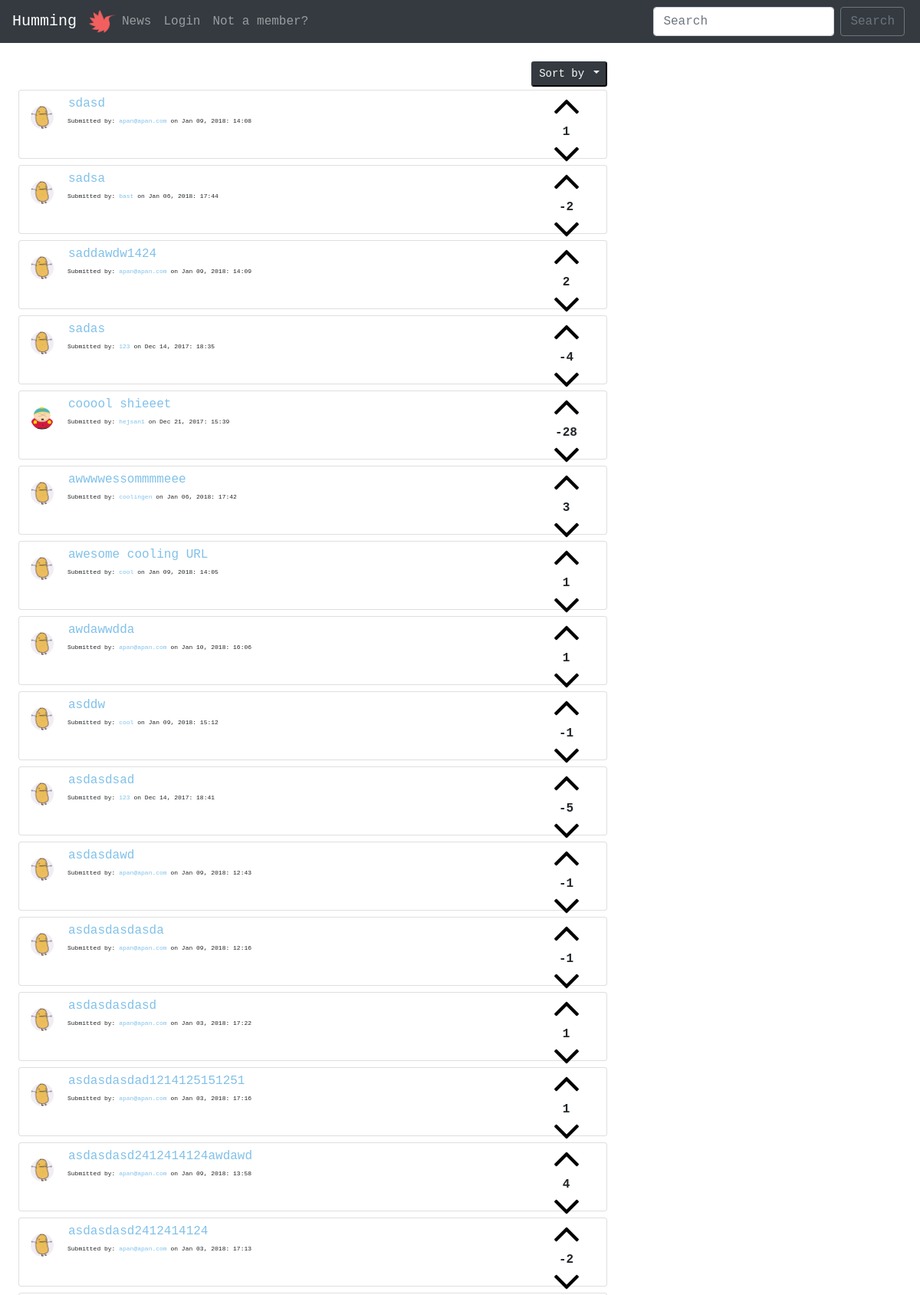
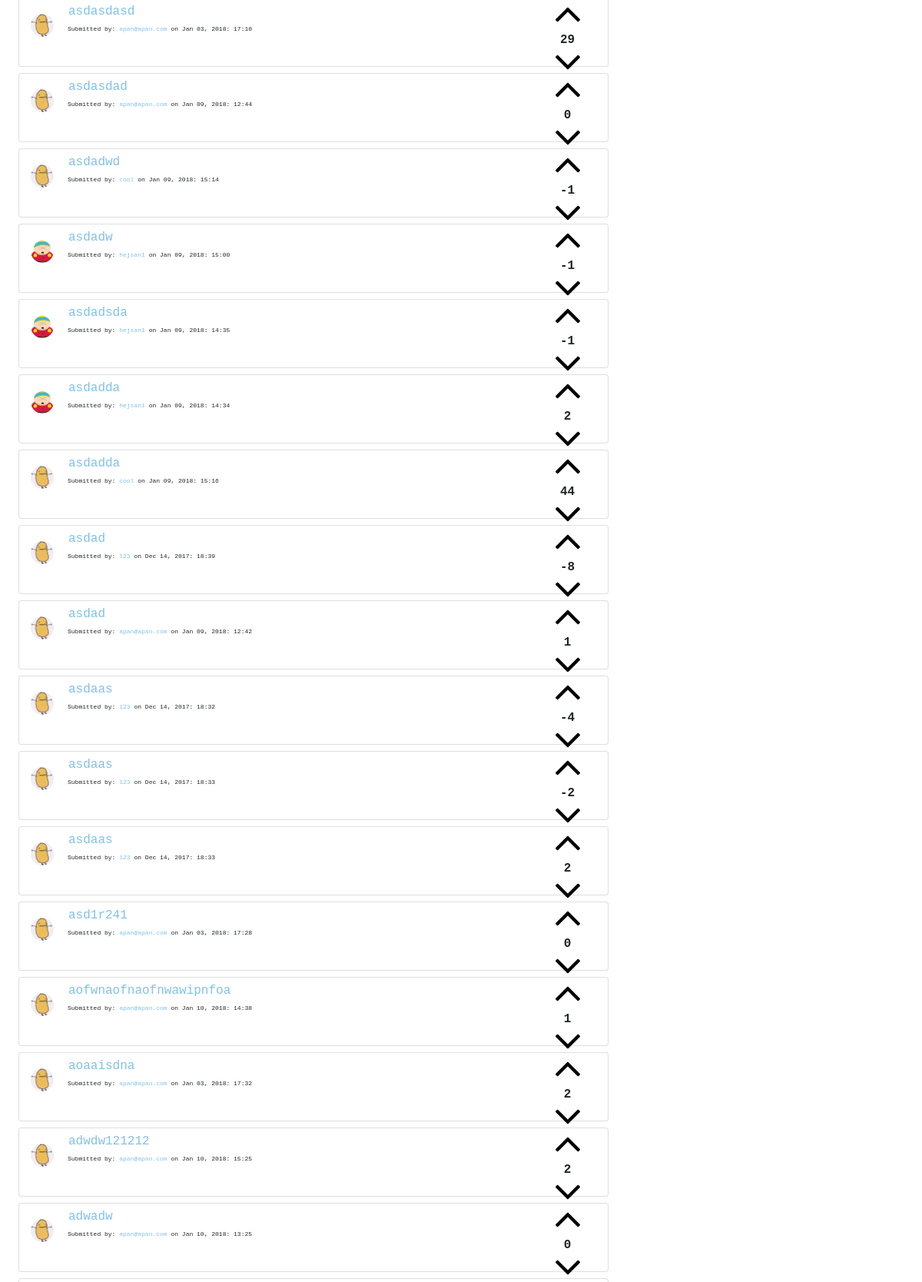
Page /php/sort/alphabetic.php (upper part) on the committed database (2 pictures, top to bottom).
### tables this page shows
CREATE TABLE "posts" (
	`title`	TEXT NOT NULL,
	`description`	TEXT NOT NULL,
	`url`	TEXT,
	`postID`	INTEGER NOT NULL PRIMARY KEY AUTOINCREMENT UNIQUE,
	`postdate`	INTEGER,
	`userID`	INTEGER,
	`voteDir`	INTEGER
);

CREATE TABLE "users" (
	`userID`	INTEGER PRIMARY KEY AUTOINCREMENT,
	`username`	VARCHAR NOT NULL UNIQUE,
	`email`	VARCHAR NOT NULL UNIQUE,
	`password`	VARCHAR NOT NULL,
	`bio`	VARCHAR,
	`picture`	VARCHAR
);

### php/functions.php (called while the page is built, shortened)
<?php
function postsAlphabetic($pdo) {
  $alphabetic =  "SELECT * FROM posts
                  LEFT JOIN users
                  ON posts.userID=users.userID
                  ORDER BY title DESC";
  $statement = $pdo->prepare($alphabetic);
  $statement->execute();
  $resultAlphabetic = $statement->fetchAll(PDO::FETCH_ASSOC);
  return $resultAlphabetic;
}
function voteSum($pdo, $postID) {
  $voteSum =  "SELECT sum(voteDir)
               AS score
               FROM votes
               WHERE postID= :postID";
  $statement = $pdo->prepare($voteSum);
  $statement->bindParam(':postID', $postID, PDO::PARAM_INT);
  $statement->execute();
  $resultvoteSum = $statement->fetch(PDO::FETCH_ASSOC);
  return $resultvoteSum;
}

### php/sort/alphabetic.php (the view, shortened to what this page needs)
<?php require __DIR__.'/../../viewings/header.php'; ?>
<div class="m-4">
  <div class="col-sm-8 p-0">
    <div class="dropdown float-right mb-1 dropdownSize">
      <button class="btn-sm btn-dark text-light dropdown-toggle" type="button" id="dropdownMenu2" data-toggle="dropdown" aria-haspopup="true" aria-expanded="false">
        Sort by
      </button>
    </div>
  </div>
  <?php $alphabetics = postsAlphabetic($pdo) ?>
  <?php foreach($alphabetics as $alphabetic => $value):?>
    <div class="card col-sm-8 mt-2">
      <div class="card-body pl-0 pt-1 pb-1">
        <div class="float-right voteFlex">
          <button class="cursorPointer btn btn-link p-0 upvote mb-1" type="button" name="upvotes" data-dir="1" value="<?php echo $value['postID'] ?>">
            <img class="upvotes" src="/../../images/up-arrow.png" alt="">
          </button>
          <?php $voteSum = voteSum($pdo, $value['postID'])?>
          <p class="voteSums m-0 text-center font-weight-bold
          <?php if (isset($_SESSION['users'])) {
            foreach($voteDirs as $voteDir) {
              if ($voteDir['voteDir'] == 1 ) {
                echo "upVoteRed";}
                if ($voteDir['voteDir'] == -1 ) {
                  echo "downVoteBlue";}
                }
              }?>" name="voteSums">
              <?php if ($voteSum['score'] == null): ?>
                <?php echo "0"?>
              <?php else: echo $voteSum['score'] ?>
              <?php endif; ?>
            </p>
          <button class="cursorPointer btn btn-link p-0 m-0 downvote" type="button" name="downvotes" data-dir="-1" value="<?php echo $value['postID'] ?>">
            <img class="downvotes" src="/../../images/down-arrow.png" alt="">
          </button>
        </div>
          <a href="../php/allProfiles.php?id=<?php echo $value['userID']?>">
          <img class="float-left profilePicSubs mt-3 mr-3 " src=" <?php if(isset($value['picture'])): ?>
          <?php echo "../../profileImages/".$value['picture']; ?>
          <?php else: echo "../../profileImages/potato.jpg"; ?>
          <?php endif; ?>" alt="">
          </a>
        <blockquote class="blockquote mb-0 ml-4 pl-4 ">
          <form action="/commentsform.php" method="GET">
            <button class="btn btn-link m-0 p-0 pb-1 " type="submit" name="id" value="<?php echo $value['postID'] ?>">
              <a class="anchor-color" href="/commentsform.php"><p class="m-0"><?php echo $value['title'];?></p></a>
            </button>
          </form>
          <p class="mb-0 smallfont">
            Submitted by: <a class="anchor-color" href="/php/allProfiles.php?id=<?php echo $value['userID']?>"><?php echo $value['username']?></a> on <?php echo $value['postdate'] ?>
          </p>
        </blockquote>
      </div>
    </div>
  <?php endforeach; ?>
    <?php if (!isset($_SESSION['users'])): ?>
      <label>Want to comment or post a submit?</label><br>
    <?php endif; ?>
  </div>
<?php require __DIR__.'/../../viewings/footer.php'; ?>

### style/main.css (style rules this page uses)
* { font-family: monospace; }
.smallfont { font-size: 8px; }
.profilePicSubs { border-radius: 100px; height: 30px; width: 30px; }
.upvote { height: 40px; width: 35px; }
.downvote { height: 40px; width: 35px; }
.cursorPointer { cursor: pointer; }
.anchor-color { color: #81c1e9; }
.voteFlex { height: 80px; display: flex; flex-flow: column nowrap; justify-content: space-between; align-items: center; }
.voteSums { font-size: 16px; display: block; }

### rows in the picture
posts: $value['postID'] 49 (drawn), score "1", title "sdasd", userID.username "apan@apan.com", postdate "Jan 09, 2018: 14:08"
posts: $value['postID'] 41 (drawn), score "-2", title "sadsa", userID.username "bast", postdate "Jan 06, 2018: 17:44"
posts: $value['postID'] 50 (drawn), score "2", title "saddawdw1424", userID.username "apan@apan.com", postdate "Jan 09, 2018: 14:09"
posts: $value['postID'] 4 (drawn), score "-4", title "sadas", userID.username "123", postdate "Dec 14, 2017: 18:35"
posts: $value['postID'] 13 (drawn), score "-28", userID.picture (picture), title "cooool shieeet", userID.username "hejsan1", postdate "Dec 21, 2017: 15:39"
posts: $value['postID'] 39 (drawn), score "3", title "awwwwessommmmeee", userID.username "coolingen", postdate "Jan 06, 2018: 17:42"
posts: $value['postID'] 48 (drawn), score "1", title "awesome cooling URL", userID.username "cool", postdate "Jan 09, 2018: 14:05"
posts: $value['postID'] 67 (drawn), score "1", title "awdawwdda", userID.username "apan@apan.com", postdate "Jan 10, 2018: 16:06"
posts: $value['postID'] 57 (drawn), score "-1", title "asddw", userID.username "cool", postdate "Jan 09, 2018: 15:12"
posts: $value['postID'] 6 (drawn), score "-5", title "asdasdsad", userID.username "123", postdate "Dec 14, 2017: 18:41"
posts: $value['postID'] 45 (drawn), score "-1", title "asdasdawd", userID.username "apan@apan.com", postdate "Jan 09, 2018: 12:43"
posts: $value['postID'] 43 (drawn), score "-1", title "asdasdasdasda", userID.username "apan@apan.com", postdate "Jan 09, 2018: 12:16"
posts: $value['postID'] 34 (drawn), score "1", title "asdasdasdasd", userID.username "apan@apan.com", postdate "Jan 03, 2018: 17:22"
posts: $value['postID'] 32 (drawn), score "1", title "asdasdasdad1214125151251", userID.username "apan@apan.com", postdate "Jan 03, 2018: 17:16"
posts: $value['postID'] 47 (drawn), score "4", title "asdasdasd2412414124awdawd", userID.username "apan@apan.com", postdate "Jan 09, 2018: 13:58"
posts: $value['postID'] 31 (drawn), score "-2", title "asdasdasd2412414124", userID.username "apan@apan.com", postdate "Jan 03, 2018: 17:13"
posts: $value['postID'] 30 (drawn), score "29", title "asdasdasd", userID.username "apan@apan.com", postdate "Jan 03, 2018: 17:10"
posts: $value['postID'] 46 (drawn), score "0", title "asdasdad", userID.username "apan@apan.com", postdate "Jan 09, 2018: 12:44"
posts: $value['postID'] 58 (drawn), score "-1", title "asdadwd", userID.username "cool", postdate "Jan 09, 2018: 15:14"
posts: $value['postID'] 55 (drawn), score "-1", userID.picture (picture), title "asdadw", userID.username "hejsan1", postdate "Jan 09, 2018: 15:00"
posts: $value['postID'] 52 (drawn), score "-1", userID.picture (picture), title "asdadsda", userID.username "hejsan1", postdate "Jan 09, 2018: 14:35"
posts: $value['postID'] 51 (drawn), score "2", userID.picture (picture), title "asdadda", userID.username "hejsan1", postdate "Jan 09, 2018: 14:34"
posts: $value['postID'] 60 (drawn), score "44", title "asdadda", userID.username "cool", postdate "Jan 09, 2018: 15:16"
posts: $value['postID'] 5 (drawn), score "-8", title "asdad", userID.username "123", postdate "Dec 14, 2017: 18:39"
posts: $value['postID'] 44 (drawn), score "1", title "asdad", userID.username "apan@apan.com", postdate "Jan 09, 2018: 12:42"
posts: $value['postID'] 1 (drawn), score "-4", title "asdaas", userID.username "123", postdate "Dec 14, 2017: 18:32"
posts: $value['postID'] 2 (drawn), score "-2", title "asdaas", userID.username "123", postdate "Dec 14, 2017: 18:33"
posts: $value['postID'] 3 (drawn), score "2", title "asdaas", userID.username "123", postdate "Dec 14, 2017: 18:33"
posts: $value['postID'] 36 (drawn), score "0", title "asd1r241", userID.username "apan@apan.com", postdate "Jan 03, 2018: 17:28"
posts: $value['postID'] 65 (drawn), score "1", title "aofwnaofnaofnwawipnfoa", userID.username "apan@apan.com", postdate "Jan 10, 2018: 14:38"
posts: $value['postID'] 37 (drawn), score "2", title "aoaaisdna", userID.username "apan@apan.com", postdate "Jan 03, 2018: 17:32"
posts: $value['postID'] 66 (drawn), score "2", title "adwdw121212", userID.username "apan@apan.com", postdate "Jan 10, 2018: 15:25"
posts: $value['postID'] 64 (drawn), score "0", title "adwadw", userID.username "apan@apan.com", postdate "Jan 10, 2018: 13:25"
